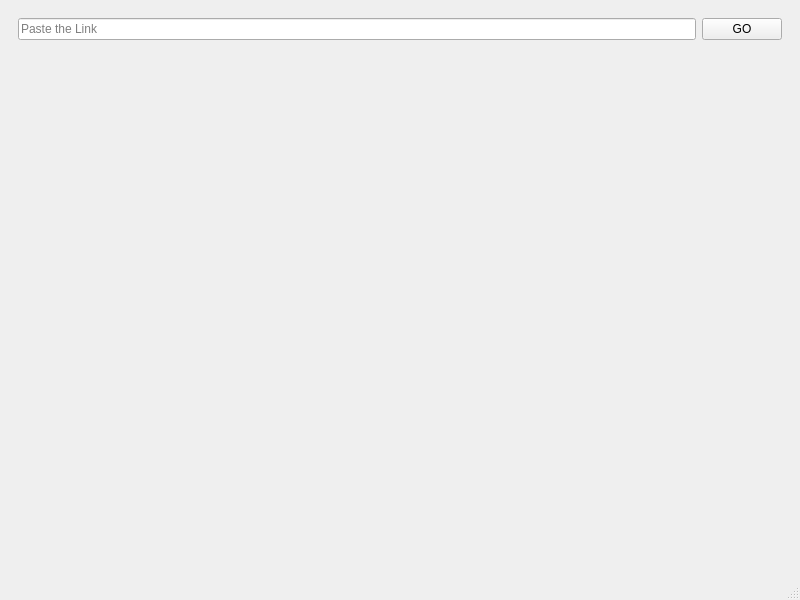
<?xml version="1.0" encoding="UTF-8"?>
<ui version="4.0">
 <class>MainWindow</class>
 <widget class="QMainWindow" name="MainWindow">
  <property name="geometry">
   <rect>
    <x>0</x>
    <y>0</y>
    <width>800</width>
    <height>600</height>
   </rect>
  </property>
  <property name="windowTitle">
   <string>MainWindow</string>
  </property>
  <widget class="QWidget" name="centralwidget">
   <layout class="QGridLayout" name="gridLayout_2">
    <item row="0" column="0">
     <widget class="QStackedWidget" name="stackedWidget">
      <property name="currentIndex">
       <number>1</number>
      </property>
      <widget class="QWidget" name="page_1"/>
      <widget class="QWidget" name="page_2">
       <layout class="QGridLayout" name="gridLayout">
        <item row="0" column="0">
         <widget class="QLineEdit" name="lineEdit_pastelink">
          <property name="placeholderText">
           <string>Paste the Link</string>
          </property>
         </widget>
        </item>
        <item row="0" column="1">
         <widget class="QPushButton" name="pushButton_go">
          <property name="text">
           <string>GO</string>
          </property>
         </widget>
        </item>
        <item row="1" column="0" colspan="2">
         <spacer name="verticalSpacer">
          <property name="orientation">
           <enum>Qt::Orientation::Vertical</enum>
          </property>
          <property name="sizeHint" stdset="0">
           <size>
            <width>20</width>
            <height>40</height>
           </size>
          </property>
         </spacer>
        </item>
       </layout>
      </widget>
     </widget>
    </item>
   </layout>
  </widget>
  <widget class="QMenuBar" name="menubar">
   <property name="geometry">
    <rect>
     <x>0</x>
     <y>0</y>
     <width>800</width>
     <height>21</height>
    </rect>
   </property>
  </widget>
  <widget class="QStatusBar" name="statusbar"/>
 </widget>
 <resources/>
 <connections/>
</ui>
